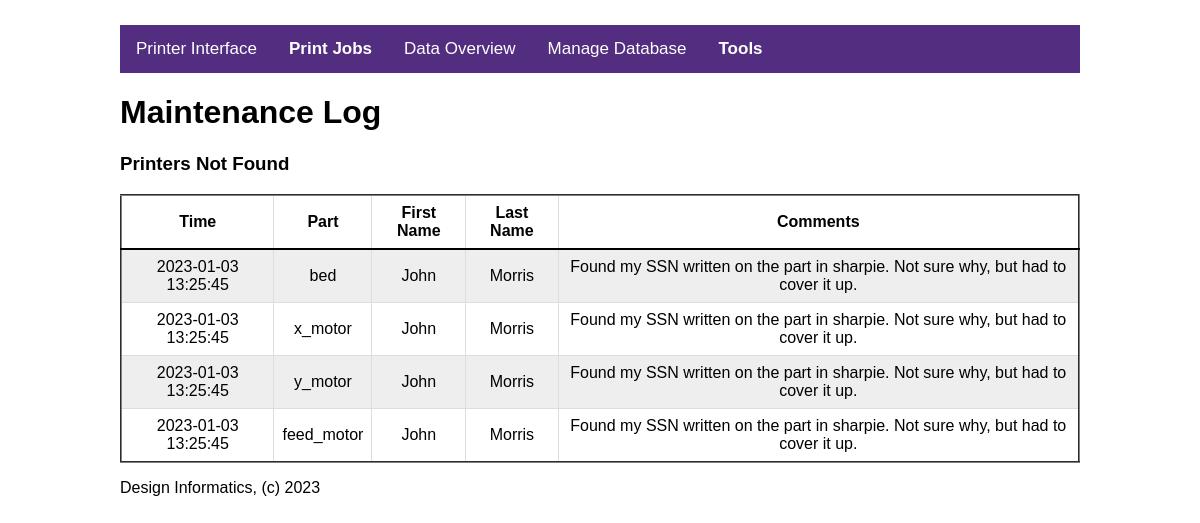
Screenshot of /php/maintenance_log.php with the database file from the repository.
### tables this page shows
CREATE TABLE `Maintenance_Log` (
  `mlog_ID` int(11) NOT NULL AUTO_INCREMENT,
  `employee_ID` int(11) NOT NULL,
  `timestamp` datetime DEFAULT NULL,
  `notes` longtext,
  PRIMARY KEY (`mlog_ID`),
  KEY `fk_Maintenance_Log_Employees1_idx` (`employee_ID`),
  CONSTRAINT `fk_Maintenance_Log_Employees1` FOREIGN KEY (`employee_ID`) REFERENCES `Employee` (`employee_ID`) ON DELETE NO ACTION ON UPDATE NO ACTION
);

CREATE TABLE `Part` (
  `part_ID` int(11) NOT NULL AUTO_INCREMENT,
  `part_name` varchar(60) DEFAULT NULL,
  `vendor_ID` int(11) NOT NULL DEFAULT '-1',
  `printer_ID` int(11) NOT NULL DEFAULT '-1',
  PRIMARY KEY (`part_ID`),
  KEY `fk_Part_Vendor_idx` (`vendor_ID`),
  KEY `fk_Part_Printer1_idx` (`printer_ID`),
  CONSTRAINT `fk_Part_Printer1` FOREIGN KEY (`printer_ID`) REFERENCES `Printer` (`printer_ID`) ON DELETE NO ACTION ON UPDATE NO ACTION,
  CONSTRAINT `fk_Part_Vendor` FOREIGN KEY (`vendor_ID`) REFERENCES `Vendor` (`vendor_ID`) ON DELETE NO ACTION ON UPDATE NO ACTION
);

CREATE TABLE `Employee` (
  `employee_ID` int(11) NOT NULL AUTO_INCREMENT,
  `first_name` varchar(45) DEFAULT NULL,
  `last_name` varchar(45) DEFAULT NULL,
  `start_date` datetime DEFAULT NULL,
  `end_date` datetime DEFAULT NULL,
  PRIMARY KEY (`employee_ID`)
);

### php/functions.php (the view, shortened to what this page needs)
<?php
    function printTable(array $data, array $columns) {
        printf("<table border = '2'>");
        for ($i = 0; $i < count($columns); $i++) {
            printf("<th>%s</th>\n", $columns[$i]);
        }
        foreach($data as $row) {
            printf("<tr>\n");
            for ($i = 0; $i < count($columns); $i++) {
                printf("<td>%s</td>\n", $row[$i]);
            }
            printf("</tr>\n");
        }
        printf("</table>\n");
    }
?>

### web/css/styles.css (style rules this page uses)
body { margin-top: 25px; margin-left: auto; margin-right: auto; max-width: 60em; font-family: Arial, Verdana, sans-serif; }
table { font-family: arial, sans-serif; border-collapse: collapse; width: 100%; }
table td { border: 1px solid #dddddd; text-align: center; padding: 8px; }
table th { border-bottom: 2px solid black; text-align: center; padding: 8px; }
table th + th { border-left: 1px solid #dddddd; }
table tr:nth-child(even) { background-color: #eeeeee; }

### rows the page displays
maintenance_log: timestamp "2023-01-03 13:25:45", part.part_name "bed", employee_ID.first_name "John", employee_ID.last_name "Morris", notes "Found my SSN written on the part in sharpie. Not sure why, but had to cover it up.", part.part_name "x_motor", part.part_name "y_motor", part.part_name "feed_motor"

### other values shown
$columns[$i] "Time"
$columns[$i] "Part"
$columns[$i] "First Name"
$columns[$i] "Last Name"
$columns[$i] "Comments"
